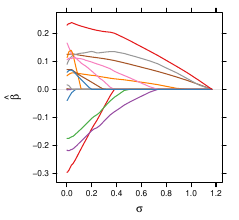

This figure's R source:
library(SLOPE)


fit <- SLOPE(heart$x, heart$y)
pdf("figures/path.pdf", width = 2.4, height = 2.2)
plot(fit, auto.key = FALSE,
     par.settings = tactile::tactile.theme(fontsize = c(8, 4)))
dev.off()
